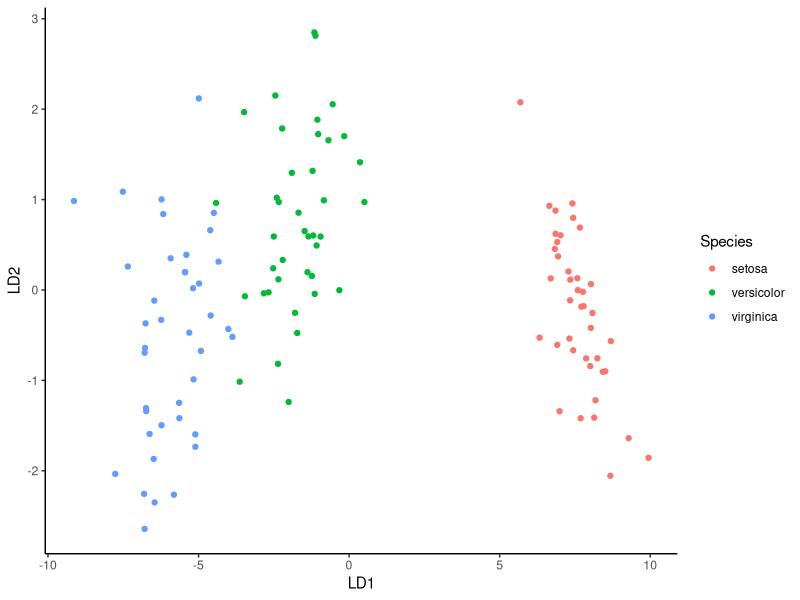

The R script that drew this image: (Note: this script raises an error after producing the figure.)
library(tidyverse)
library(caret)
theme_set(theme_classic())
# Load the data
data("iris")
# Split the data into training (80%) and test set (20%)
set.seed(123)
training.samples <- iris$Species %>% 
  createDataPartition(p = 0.8, list = FALSE)


train.data <- iris[training.samples, ]
test.data <- iris[-training.samples, ]

# Estimate preprocessing parameters
preproc.param <- train.data %>% 
  preProcess(method = c("center", "scale"))
# Transform the data using the estimated parameters
train.transformed <- preproc.param %>% predict(train.data)
test.transformed <- preproc.param %>% predict(test.data)

#Compute LDA
library(MASS)
lda.model <- lda(Species~., data = train.transformed)
lda.model

# Make predictions
lda.predictions <- lda.model %>% predict(test.transformed)

#Note that, you can create the LDA plot using ggplot2 as follow:
lda.data <- cbind(train.transformed, predict(lda.model)$x)
ggplot(lda.data, aes(LD1, LD2)) +
  geom_point(aes(color = Species))
# Model accuracy
mean(predictions$class==test.transformed$Species)

